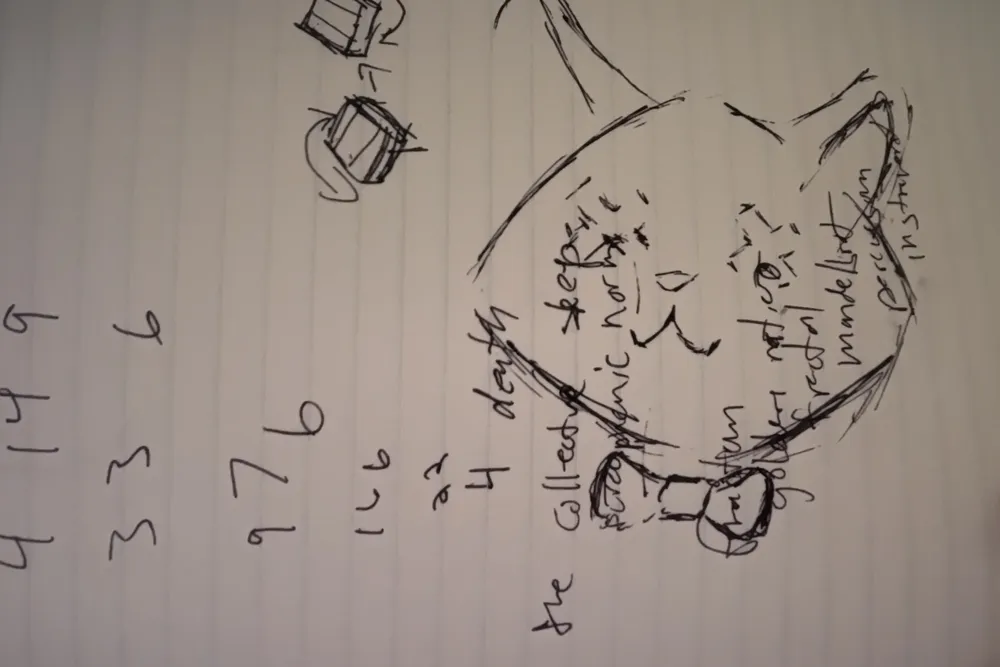
#> input picture tests/x_p.webp, 1000 x 667 px, shrunk from 2676 x 1784 before the run
$ python -i plot_invert.py   (imports and definitions only)
#> lines starting #> are read from the running program, lines starting #| are printed output that depends on the picture
# SPDX-License-Identifier: MPL-2.0 AND LicenseRef-Commons-Clause-License-Condition-1.0
# <!-- // /*  d a r k s h a p e s */ -->

"""Invert image colors for negative generation."""

from PIL import Image


def invert_image(input_path: str, output_path: str) -> None:
    """Invert colors of a PNG image (create negative).

    :param input_path: Path to source PNG.
    :param output_path: Path for inverted output.
    """
#> called with input_path = '../../tests/x_p.webp', output_path = 'out.png'

    img = Image.open(input_path)
#> img is the input picture: PIL image 1000x667 RGB; mean R, G, B 151.7, 139.7, 131.3

    if img.mode != "RGB":
        img = img.convert("RGB")

    r, g, b = img.split()
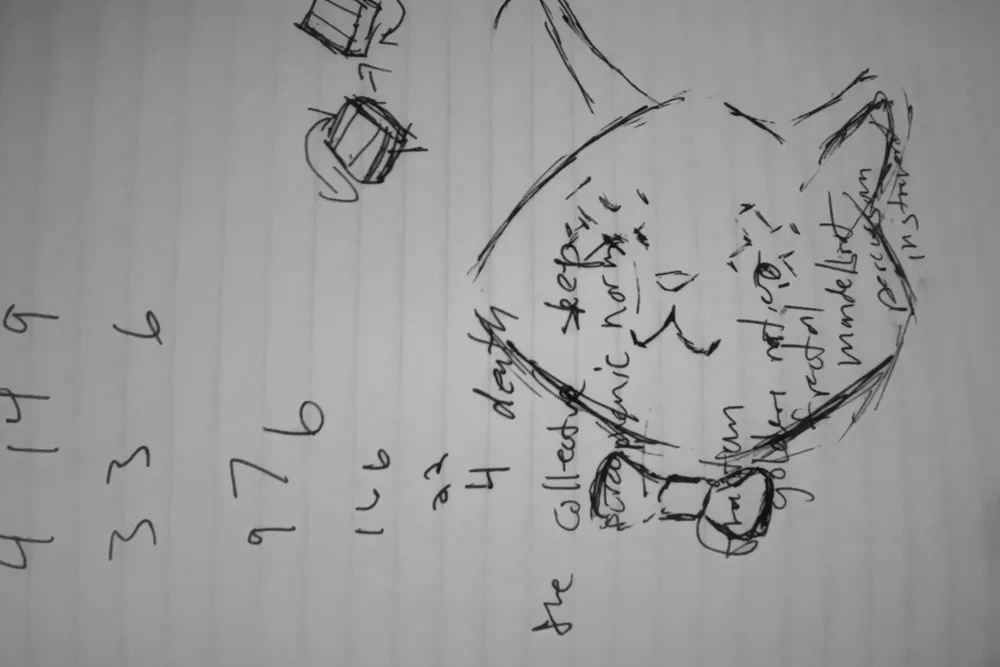
#> r: PIL image 1000x667 L; min 5, max 199, mean 151.7
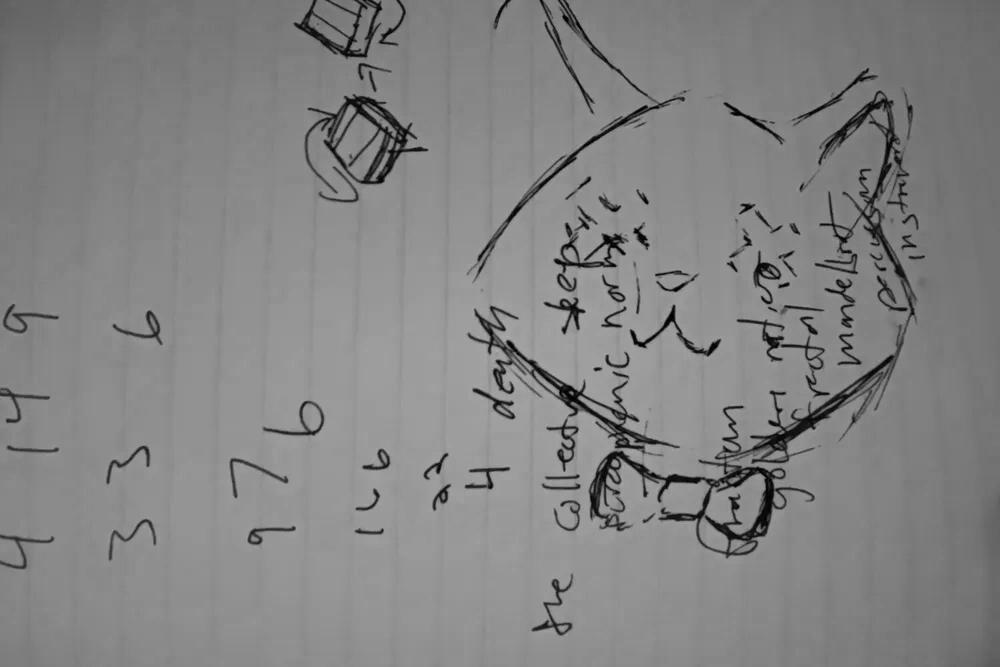
#> b: PIL image 1000x667 L; min 0, max 176, mean 131.3
    r = Image.eval(r, lambda x: 255 - x)
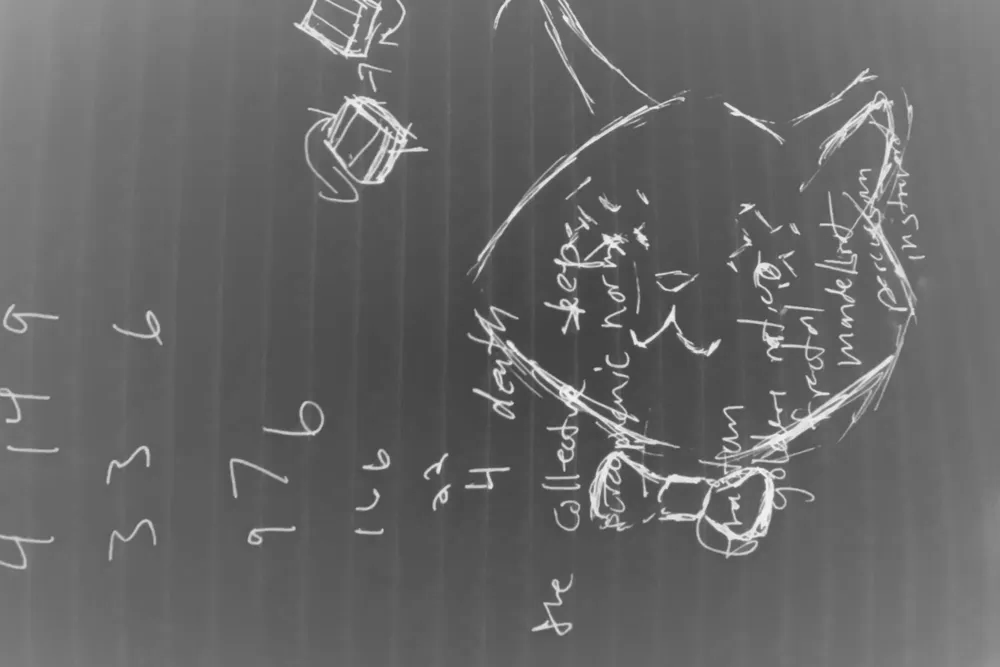
#> r: PIL image 1000x667 L; min 56, max 250, mean 103.3
    g = Image.eval(g, lambda x: 255 - x)
    b = Image.eval(b, lambda x: 255 - x)
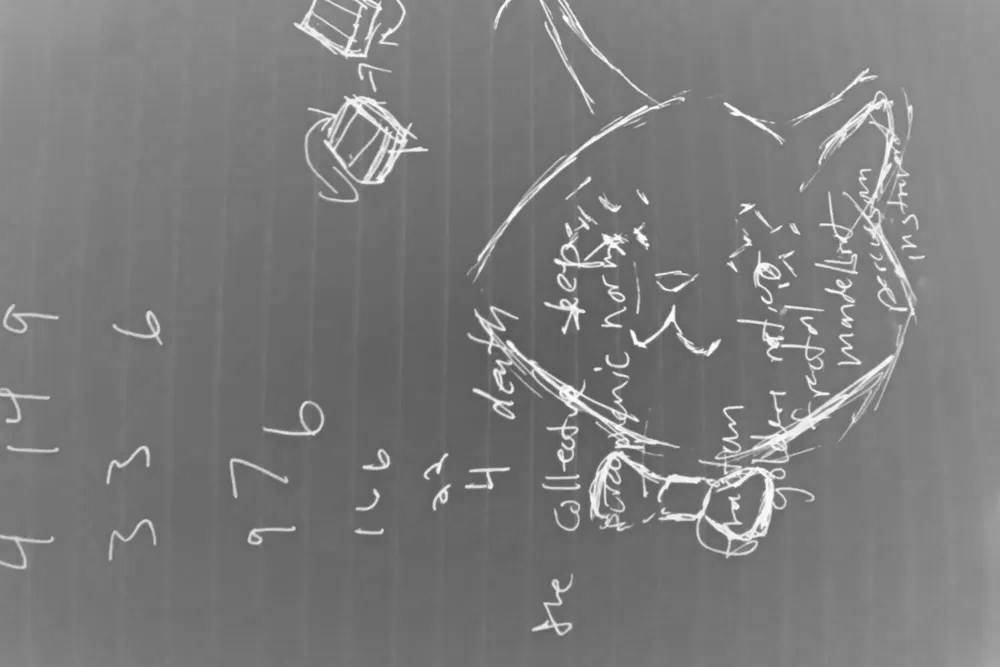
#> b: PIL image 1000x667 L; min 79, max 255, mean 123.7

    inverted = Image.merge("RGB", (r, g, b))
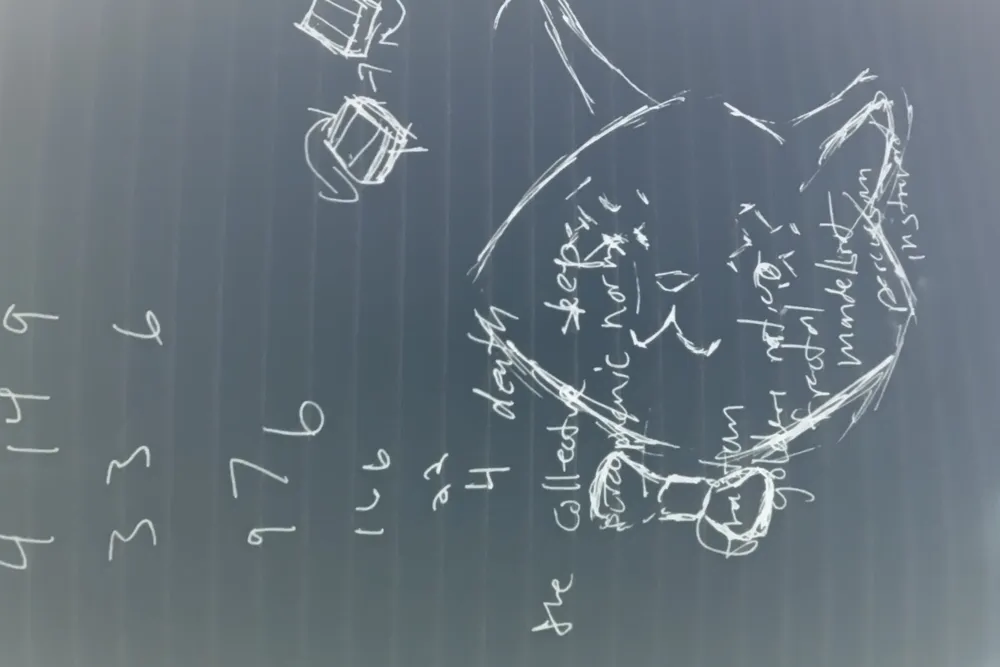
#> inverted: PIL image 1000x667 RGB; mean R, G, B 103.3, 115.3, 123.7
    inverted.save(output_path)

>>> result = invert_image('../../tests/x_p.webp', 'out.png')
